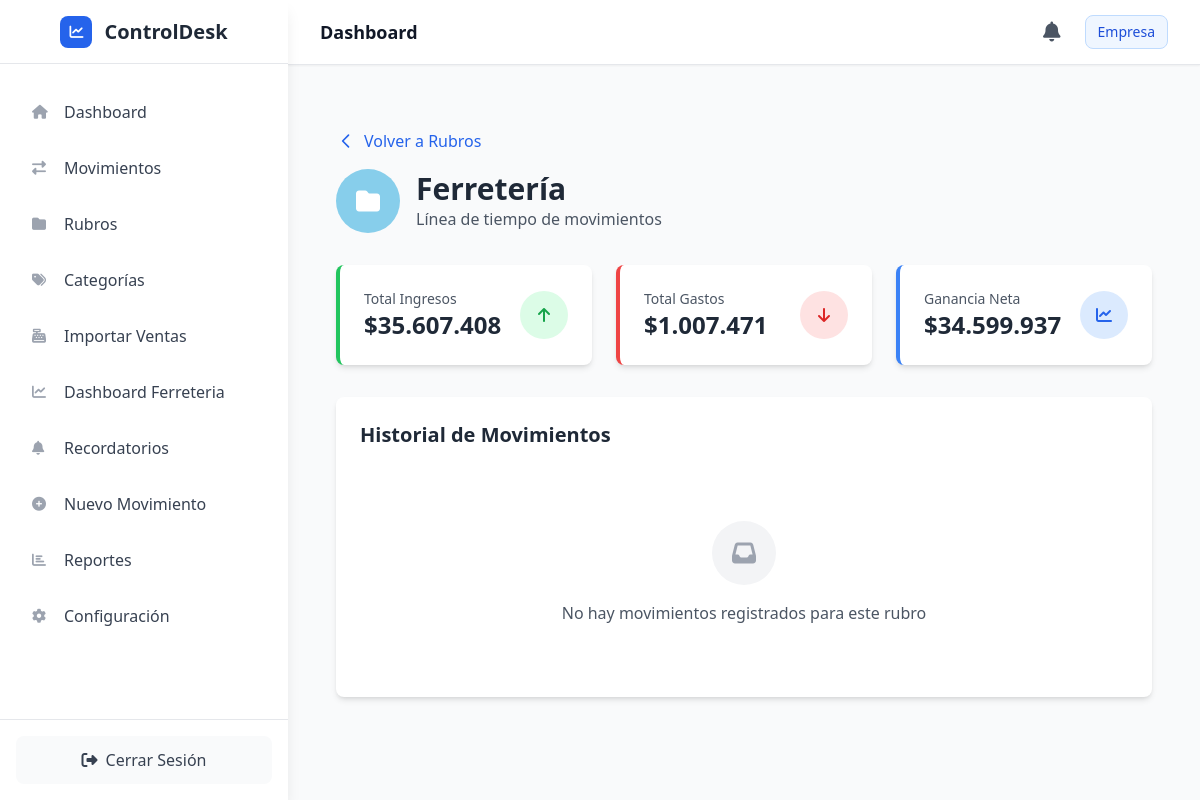
Before: /rubros/1/timeline with the older database file.
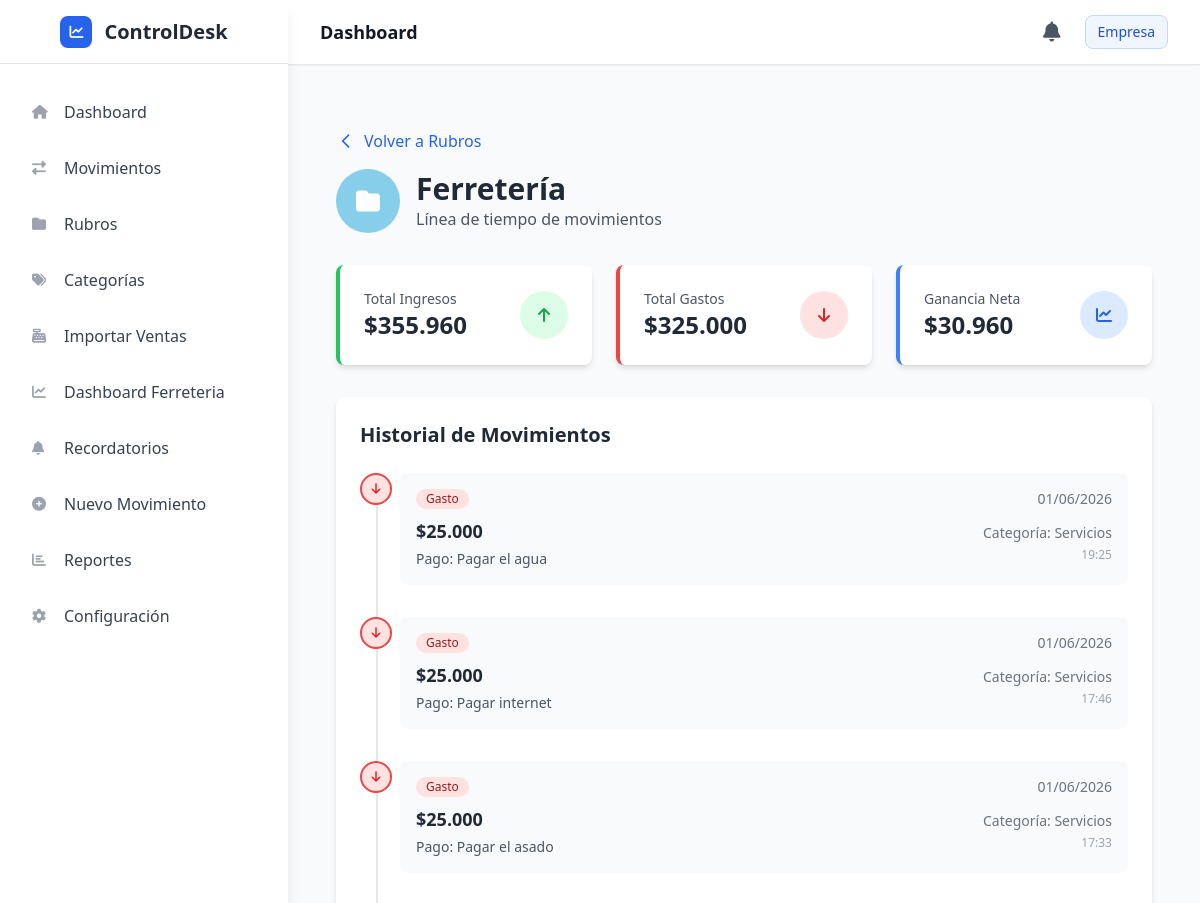
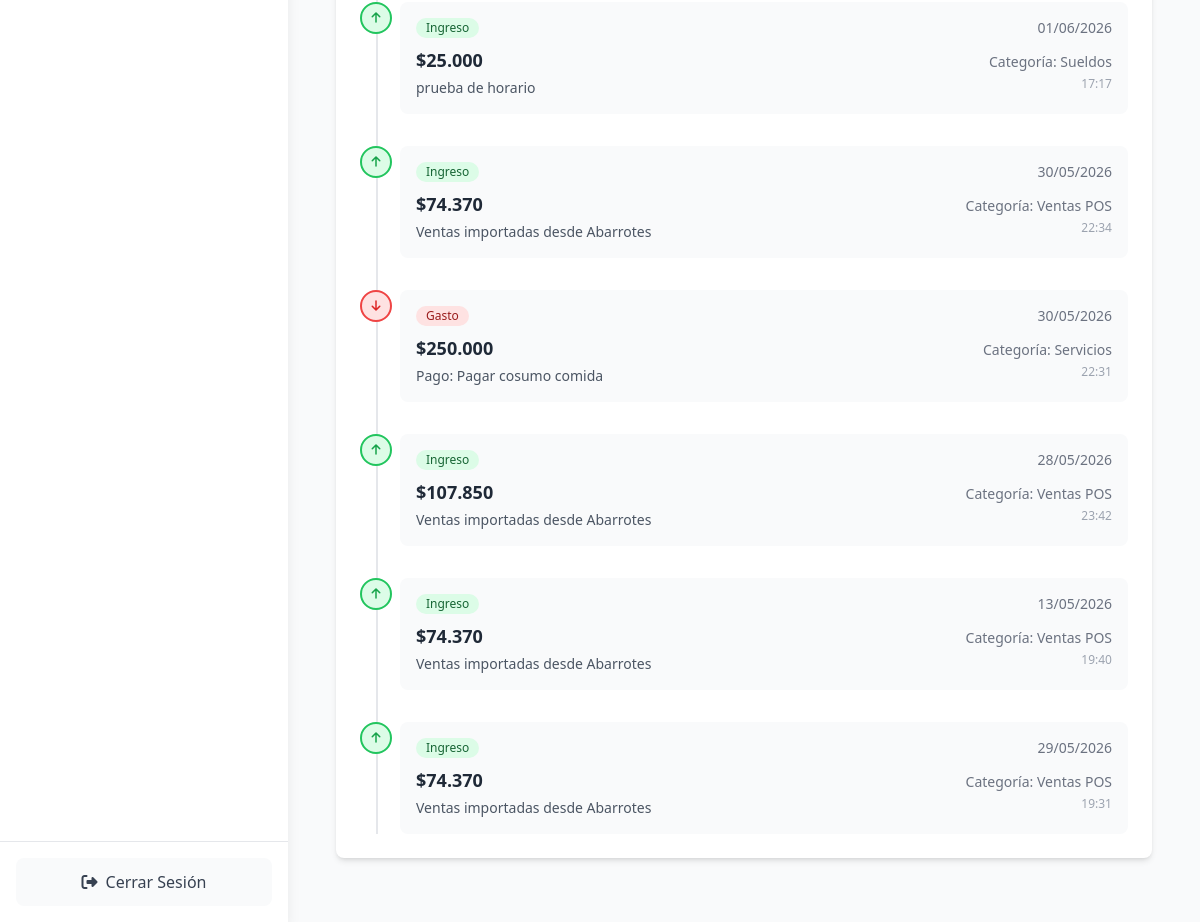
After: the same page with the newer database file (2 pictures, top to bottom).
### app/models/rubro.py (models this page shows, shortened)
class Rubro(db.Model):
    __tablename__ = 'rubros'
    id = db.Column(db.Integer, primary_key=True)
    nombre = db.Column(db.String(100), nullable=False)
    color = db.Column(db.String(7), nullable=False, default='#2563eb')
    empresa_id = db.Column(db.Integer, db.ForeignKey('empresas.id'), nullable=True)
    created_at = db.Column(db.DateTime, default=datetime.utcnow)
    updated_at = db.Column(db.DateTime, default=datetime.utcnow, onupdate=datetime.utcnow)
    movimientos = db.relationship('Movimiento', backref='rubro', lazy=True, cascade='all, delete-orphan')

### app/models/movimiento.py (models this page shows, shortened)
class Movimiento(db.Model):
    __tablename__ = 'movimientos'
    id = db.Column(db.Integer, primary_key=True)
    tipo = db.Column(db.String(10), nullable=False)  # 'gasto' o 'ingreso'
    monto = db.Column(db.Numeric(10, 2), nullable=False)  # Decimal con 2 decimales
    fecha = db.Column(db.Date, nullable=False, default=datetime.utcnow().date)
    descripcion = db.Column(db.Text, nullable=True)
    created_at = db.Column(db.DateTime, default=datetime.utcnow)
    updated_at = db.Column(db.DateTime, default=datetime.utcnow, onupdate=datetime.utcnow)
    rubro_id = db.Column(db.Integer, db.ForeignKey('rubros.id'), nullable=False)
    categoria_id = db.Column(db.Integer, db.ForeignKey('categorias.id'), nullable=False)
    empresa_id = db.Column(db.Integer, db.ForeignKey('empresas.id'), nullable=True)
    factura_id = db.Column(db.Integer, db.ForeignKey('facturas_compra.id'), nullable=True)
    origen = db.Column(db.String(50), nullable=True)  # 'manual', 'factura_compra', 'pos', etc

### app/models/categoria.py (models this page shows, shortened)
class Categoria(db.Model):
    __tablename__ = 'categorias'
    id = db.Column(db.Integer, primary_key=True)
    nombre = db.Column(db.String(100), nullable=False)
    descripcion = db.Column(db.Text, nullable=True)
    estado = db.Column(db.String(20), nullable=False, default='activa')  # activa/inactiva
    icono = db.Column(db.String(50), nullable=True)  # FontAwesome icon class
    color = db.Column(db.String(7), nullable=True)  # Hex color code
    empresa_id = db.Column(db.Integer, db.ForeignKey('empresas.id'), nullable=True)
    fecha_creacion = db.Column(db.DateTime, default=datetime.utcnow)
    fecha_actualizacion = db.Column(db.DateTime, default=datetime.utcnow, onupdate=datetime.utcnow)
    movimientos = db.relationship('Movimiento', backref='categoria', lazy=True, cascade='all, delete-orphan')

### app/routes/main.py (the view)
@main_bp.route('/rubros/<int:rubro_id>/timeline')
def rubro_timeline(rubro_id):
    try:
        rubro = RubroService.get_rubro_by_id(rubro_id)
        if not rubro:
            flash('Rubro no encontrado', 'error')
            return redirect(url_for('main.rubros'))
        movimientos = MovimientoService.get_movimientos_by_rubro(rubro_id)
        return render_template('rubro_timeline.html', rubro=rubro, movimientos=movimientos)
    except Exception as e:
        flash('Error al cargar la línea de tiempo', 'error')
        return redirect(url_for('main.rubros'))

### app/templates/rubro_timeline.html (shortened to what this page needs)
{% extends "base.html" %}
{% block content %}
<div class="container mx-auto px-4 py-8">
    <div class="mb-8">
        <a href="{{ url_for('main.rubros') }}" class="inline-flex items-center text-blue-600 hover:text-blue-800 mb-4">
            <svg class="w-5 h-5 mr-2" fill="none" stroke="currentColor" viewBox="0 0 24 24">
                <path stroke-linecap="round" stroke-linejoin="round" stroke-width="2" d="M15 19l-7-7 7-7"></path>
            </svg>
            Volver a Rubros
        </a>
        <div class="flex items-center mb-6">
            <div class="w-16 h-16 rounded-full flex items-center justify-center mr-4" style="background: {{ rubro.color }};">
                <i class="fas fa-folder text-white text-2xl"></i>
            </div>
            <div>
                <h1 class="text-3xl font-bold text-gray-800">{{ rubro.nombre }}</h1>
                <p class="text-gray-600">Línea de tiempo de movimientos</p>
            </div>
        </div>
    </div>
    <div class="grid grid-cols-1 md:grid-cols-3 gap-6 mb-8">
        <div class="bg-white rounded-lg shadow-md p-6 border-l-4 border-green-500">
            <div class="flex items-center justify-between">
                <div>
                    <p class="text-gray-600 text-sm">Total Ingresos</p>
                    <p class="text-2xl font-bold text-gray-800">${{ rubro.total_ingresos|round(0)|int|format_clp }}</p>
                </div>
                <div class="w-12 h-12 bg-green-100 rounded-full flex items-center justify-center">
                    <i class="fas fa-arrow-up text-green-600"></i>
                </div>
            </div>
        </div>
        <div class="bg-white rounded-lg shadow-md p-6 border-l-4 border-red-500">
            <div class="flex items-center justify-between">
                <div>
                    <p class="text-gray-600 text-sm">Total Gastos</p>
                    <p class="text-2xl font-bold text-gray-800">${{ rubro.total_gastos|round(0)|int|format_clp }}</p>
                </div>
                <div class="w-12 h-12 bg-red-100 rounded-full flex items-center justify-center">
                    <i class="fas fa-arrow-down text-red-600"></i>
                </div>
            </div>
        </div>
        <div class="bg-white rounded-lg shadow-md p-6 border-l-4 border-blue-500">
            <div class="flex items-center justify-between">
                <div>
                    <p class="text-gray-600 text-sm">Ganancia Neta</p>
                    <p class="text-2xl font-bold text-gray-800">${{ rubro.ganancia|round(0)|int|format_clp }}</p>
                </div>
                <div class="w-12 h-12 bg-blue-100 rounded-full flex items-center justify-center">
                    <i class="fas fa-chart-line text-blue-600"></i>
                </div>
            </div>
        </div>
    </div>
    <div class="bg-white rounded-lg shadow-md p-6">
        <h2 class="text-xl font-bold text-gray-800 mb-6">Historial de Movimientos</h2>
        {% if movimientos %}
        <div class="relative">
            <div class="absolute left-4 top-0 bottom-0 w-0.5 bg-gray-200"></div>
            {% for movimiento in movimientos %}
            <div class="relative pl-10 pb-8 last:pb-0">
                <div class="absolute left-0 w-8 h-8 rounded-full flex items-center justify-center
                    {% if movimiento.tipo == 'ingreso' %}bg-green-100 border-2 border-green-500{% else %}bg-red-100 border-2 border-red-500{% endif %}">
                    <i class="fas
                        {% if movimiento.tipo == 'ingreso' %}fa-arrow-up text-green-600{% else %}fa-arrow-down text-red-600{% endif %}
                        text-xs"></i>
                </div>
                <div class="bg-gray-50 rounded-lg p-4 hover:bg-gray-100 transition-colors">
                    <div class="flex items-center justify-between mb-2">
                        <span class="inline-flex items-center px-2.5 py-0.5 rounded-full text-xs font-medium
                            {% if movimiento.tipo == 'ingreso' %}bg-green-100 text-green-800{% else %}bg-red-100 text-red-800{% endif %}">
                            {{ movimiento.tipo|capitalize }}
                        </span>
                        <span class="text-sm text-gray-500">
                            {{ movimiento.fecha.strftime('%d/%m/%Y') }}
                        </span>
                    </div>
                    <div class="flex items-center justify-between">
                        <div>
                            <p class="text-lg font-semibold text-gray-800">
                                ${{ movimiento.monto|round(0)|int|format_clp }}
                            </p>
                            {% if movimiento.descripcion %}
                            <p class="text-sm text-gray-600 mt-1">{{ movimiento.descripcion }}</p>
                            {% endif %}
                        </div>
                        <div class="text-right">
                            <p class="text-sm text-gray-500">
                                <span class="font-medium">Categoría:</span> {{ movimiento.categoria.nombre }}
                            </p>
                            <p class="text-xs text-gray-400 mt-1">
                                {{ movimiento.created_at.strftime('%H:%M') }}
                            </p>
                        </div>
                    </div>
                </div>
            </div>
            {% endfor %}
        </div>
        {% else %}
        <div class="text-center py-12">
            <div class="w-16 h-16 bg-gray-100 rounded-full flex items-center justify-center mx-auto mb-4">
                <i class="fas fa-inbox text-gray-400 text-2xl"></i>
            </div>
            <p class="text-gray-600">No hay movimientos registrados para este rubro</p>
        </div>
        {% endif %}
    </div>
</div>
{% endblock %}

Changed rows visible on the page:
added Movimiento: tipo "Gasto", fecha "01/06/2026", monto "25.000", descripcion "Pago: Pagar el agua", categoria.nombre "Servicios", created_at "19:25"
added Movimiento: tipo "Gasto", fecha "01/06/2026", monto "25.000", descripcion "Pago: Pagar internet", categoria.nombre "Servicios", created_at "17:46"
added Movimiento: tipo "Gasto", fecha "01/06/2026", monto "25.000", descripcion "Pago: Pagar el asado", categoria.nombre "Servicios", created_at "17:33"
added Movimiento: tipo "Ingreso", fecha "01/06/2026", monto "25.000", descripcion "prueba de horario", categoria.nombre "Sueldos", created_at "17:17"
added Movimiento: tipo "Ingreso", fecha "30/05/2026", monto "74.370", descripcion "Ventas importadas desde Abarrotes", categoria.nombre "Ventas POS", created_at "22:34"
added Movimiento: tipo "Gasto", fecha "30/05/2026", monto "250.000", descripcion "Pago: Pagar cosumo comida", categoria.nombre "Servicios", created_at "22:31"
added Movimiento: tipo "Ingreso", fecha "28/05/2026", monto "107.850", descripcion "Ventas importadas desde Abarrotes", categoria.nombre "Ventas POS", created_at "23:42"
added Movimiento: tipo "Ingreso", fecha "13/05/2026", monto "74.370", descripcion "Ventas importadas desde Abarrotes", categoria.nombre "Ventas POS", created_at "19:40"
added Movimiento: tipo "Ingreso", fecha "29/05/2026", monto "74.370", descripcion "Ventas importadas desde Abarrotes", categoria.nombre "Ventas POS", created_at "19:31"
Other visible differences:
{{ rubro.total_ingresos|round(0)|int|format_clp }}: "35.607.408" → "355.960"
{{ rubro.total_gastos|round(0)|int|format_clp }}: "1.007.471" → "325.000"
{{ rubro.ganancia|round(0)|int|format_clp }}: "34.599.937" → "30.960"
text no longer shown: "No hay movimientos registrados para este rubro"
